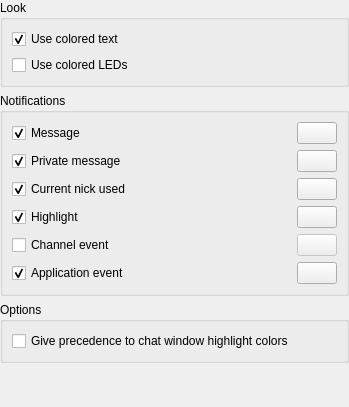
<ui version="4.0" >
 <class>TabNotifications_Config</class>
 <widget class="QWidget" name="TabNotifications_Config" >
  <property name="geometry" >
   <rect>
    <x>0</x>
    <y>0</y>
    <width>349</width>
    <height>407</height>
   </rect>
  </property>
  <layout class="QVBoxLayout" >
   <property name="margin" >
    <number>0</number>
   </property>
   <item>
    <widget class="QGroupBox" name="groupBox4" >
     <property name="title" >
      <string>Look</string>
     </property>
     <layout class="QGridLayout" >
      <item row="0" column="0" >
       <widget class="QCheckBox" name="kcfg_TabNotificationsText" >
        <property name="text" >
         <string>Use colored text</string>
        </property>
        <property name="checked" >
         <bool>true</bool>
        </property>
       </widget>
      </item>
      <item row="1" column="0" >
       <widget class="QCheckBox" name="kcfg_TabNotificationsLeds" >
        <property name="text" >
         <string>Use colored LEDs</string>
        </property>
       </widget>
      </item>
     </layout>
    </widget>
   </item>
   <item>
    <widget class="QGroupBox" name="groupBox5" >
     <property name="title" >
      <string>Notifications</string>
     </property>
     <layout class="QGridLayout" >
      <item row="5" column="0" colspan="3" >
       <widget class="QCheckBox" name="kcfg_TabNotificationsSystem" >
        <property name="whatsThis" >
         <string>Application events occur in Konsole tabs, the DCC Status tab and other application tabs not used directly for chatting.</string>
        </property>
        <property name="text" >
         <string>Application event</string>
        </property>
        <property name="checked" >
         <bool>true</bool>
        </property>
       </widget>
      </item>
      <item row="5" column="3" >
       <spacer name="spacer45_2" >
        <property name="orientation" >
         <enum>Qt::Horizontal</enum>
        </property>
        <property name="sizeType" >
         <enum>QSizePolicy::Expanding</enum>
        </property>
        <property name="sizeHint" stdset="0" >
         <size>
          <width>50</width>
          <height>21</height>
         </size>
        </property>
       </spacer>
      </item>
      <item row="5" column="4" >
       <widget class="KColorButton" name="kcfg_TabNotificationsSystemColor" >
        <property name="text" >
         <string/>
        </property>
       </widget>
      </item>
      <item row="0" column="0" >
       <widget class="QCheckBox" name="kcfg_TabNotificationsMsgs" >
        <property name="text" >
         <string>Message</string>
        </property>
        <property name="checked" >
         <bool>true</bool>
        </property>
       </widget>
      </item>
      <item row="0" column="1" colspan="3" >
       <spacer name="spacer42" >
        <property name="orientation" >
         <enum>Qt::Horizontal</enum>
        </property>
        <property name="sizeType" >
         <enum>QSizePolicy::Expanding</enum>
        </property>
        <property name="sizeHint" stdset="0" >
         <size>
          <width>50</width>
          <height>21</height>
         </size>
        </property>
       </spacer>
      </item>
      <item row="0" column="4" >
       <widget class="KColorButton" name="kcfg_TabNotificationsMsgsColor" >
        <property name="text" >
         <string/>
        </property>
        <property name="defaultColor" >
         <color>
          <red>0</red>
          <green>0</green>
          <blue>0</blue>
         </color>
        </property>
       </widget>
      </item>
      <item row="1" column="3" >
       <spacer name="spacer42_2" >
        <property name="orientation" >
         <enum>Qt::Horizontal</enum>
        </property>
        <property name="sizeType" >
         <enum>QSizePolicy::Expanding</enum>
        </property>
        <property name="sizeHint" stdset="0" >
         <size>
          <width>60</width>
          <height>21</height>
         </size>
        </property>
       </spacer>
      </item>
      <item row="1" column="0" colspan="3" >
       <widget class="QCheckBox" name="kcfg_TabNotificationsPrivate" >
        <property name="text" >
         <string>Private message</string>
        </property>
        <property name="checked" >
         <bool>true</bool>
        </property>
       </widget>
      </item>
      <item row="1" column="4" >
       <widget class="KColorButton" name="kcfg_TabNotificationsPrivateColor" >
        <property name="text" >
         <string/>
        </property>
        <property name="defaultColor" >
         <color>
          <red>0</red>
          <green>0</green>
          <blue>0</blue>
         </color>
        </property>
       </widget>
      </item>
      <item row="2" column="0" colspan="3" >
       <widget class="QCheckBox" name="kcfg_TabNotificationsNick" >
        <property name="text" >
         <string>Current nick used</string>
        </property>
        <property name="checked" >
         <bool>true</bool>
        </property>
       </widget>
      </item>
      <item row="2" column="3" >
       <spacer name="spacer44" >
        <property name="orientation" >
         <enum>Qt::Horizontal</enum>
        </property>
        <property name="sizeType" >
         <enum>QSizePolicy::Expanding</enum>
        </property>
        <property name="sizeHint" stdset="0" >
         <size>
          <width>50</width>
          <height>20</height>
         </size>
        </property>
       </spacer>
      </item>
      <item row="3" column="1" colspan="3" >
       <spacer name="spacer45" >
        <property name="orientation" >
         <enum>Qt::Horizontal</enum>
        </property>
        <property name="sizeType" >
         <enum>QSizePolicy::Expanding</enum>
        </property>
        <property name="sizeHint" stdset="0" >
         <size>
          <width>50</width>
          <height>21</height>
         </size>
        </property>
       </spacer>
      </item>
      <item row="2" column="4" >
       <widget class="KColorButton" name="kcfg_TabNotificationsNickColor" >
        <property name="text" >
         <string/>
        </property>
       </widget>
      </item>
      <item row="3" column="4" >
       <widget class="KColorButton" name="kcfg_TabNotificationsHighlightsColor" >
        <property name="text" >
         <string/>
        </property>
       </widget>
      </item>
      <item row="4" column="0" colspan="2" >
       <widget class="QCheckBox" name="kcfg_TabNotificationsEvents" >
        <property name="whatsThis" >
         <string>Channel events are mode changes or users joining/leaving a channel.</string>
        </property>
        <property name="text" >
         <string>Channel event</string>
        </property>
        <property name="checked" >
         <bool>false</bool>
        </property>
       </widget>
      </item>
      <item row="3" column="0" >
       <widget class="QCheckBox" name="kcfg_TabNotificationsHighlights" >
        <property name="text" >
         <string>Highlight</string>
        </property>
        <property name="checked" >
         <bool>true</bool>
        </property>
       </widget>
      </item>
      <item row="4" column="2" colspan="2" >
       <spacer name="spacer43" >
        <property name="orientation" >
         <enum>Qt::Horizontal</enum>
        </property>
        <property name="sizeType" >
         <enum>QSizePolicy::Expanding</enum>
        </property>
        <property name="sizeHint" stdset="0" >
         <size>
          <width>50</width>
          <height>20</height>
         </size>
        </property>
       </spacer>
      </item>
      <item row="4" column="4" >
       <widget class="KColorButton" name="kcfg_TabNotificationsEventsColor" >
        <property name="enabled" >
         <bool>false</bool>
        </property>
        <property name="text" >
         <string/>
        </property>
       </widget>
      </item>
     </layout>
    </widget>
   </item>
   <item>
    <widget class="QGroupBox" name="groupBox10" >
     <property name="title" >
      <string>Options</string>
     </property>
     <layout class="QGridLayout" >
      <item row="0" column="0" >
       <widget class="QCheckBox" name="kcfg_TabNotificationsOverride" >
        <property name="whatsThis" >
         <string>If you select this, the colors you chose in the Highlights preferences page will override the colors for "Current nick used" and "Highlight".</string>
        </property>
        <property name="text" >
         <string>Give precedence to chat window highlight colors</string>
        </property>
       </widget>
      </item>
     </layout>
    </widget>
   </item>
   <item>
    <spacer name="spacer47" >
     <property name="orientation" >
      <enum>Qt::Vertical</enum>
     </property>
     <property name="sizeType" >
      <enum>QSizePolicy::Expanding</enum>
     </property>
     <property name="sizeHint" stdset="0" >
      <size>
       <width>21</width>
       <height>60</height>
      </size>
     </property>
    </spacer>
   </item>
  </layout>
 </widget>
 <customwidgets>
  <customwidget>
   <class>KColorButton</class>
   <extends>QPushButton</extends>
   <header>kcolorbutton.h</header>
  </customwidget>
 </customwidgets>
 <tabstops>
  <tabstop>kcfg_TabNotificationsText</tabstop>
  <tabstop>kcfg_TabNotificationsLeds</tabstop>
  <tabstop>kcfg_TabNotificationsMsgs</tabstop>
  <tabstop>kcfg_TabNotificationsMsgsColor</tabstop>
  <tabstop>kcfg_TabNotificationsPrivate</tabstop>
  <tabstop>kcfg_TabNotificationsPrivateColor</tabstop>
  <tabstop>kcfg_TabNotificationsNick</tabstop>
  <tabstop>kcfg_TabNotificationsNickColor</tabstop>
  <tabstop>kcfg_TabNotificationsHighlights</tabstop>
  <tabstop>kcfg_TabNotificationsHighlightsColor</tabstop>
  <tabstop>kcfg_TabNotificationsEvents</tabstop>
  <tabstop>kcfg_TabNotificationsEventsColor</tabstop>
  <tabstop>kcfg_TabNotificationsSystem</tabstop>
  <tabstop>kcfg_TabNotificationsSystemColor</tabstop>
  <tabstop>kcfg_TabNotificationsOverride</tabstop>
 </tabstops>
 <includes>
  <include location="local" >kcolorbutton.h</include>
  <include location="local" >kcolorbutton.h</include>
  <include location="local" >kcolorbutton.h</include>
  <include location="local" >kcolorbutton.h</include>
  <include location="local" >kcolorbutton.h</include>
  <include location="local" >kcolorbutton.h</include>
 </includes>
 <resources/>
 <connections>
  <connection>
   <sender>kcfg_TabNotificationsMsgs</sender>
   <signal>toggled(bool)</signal>
   <receiver>kcfg_TabNotificationsMsgsColor</receiver>
   <slot>setEnabled(bool)</slot>
   <hints>
    <hint type="sourcelabel" >
     <x>20</x>
     <y>20</y>
    </hint>
    <hint type="destinationlabel" >
     <x>20</x>
     <y>20</y>
    </hint>
   </hints>
  </connection>
  <connection>
   <sender>kcfg_TabNotificationsEvents</sender>
   <signal>toggled(bool)</signal>
   <receiver>kcfg_TabNotificationsEventsColor</receiver>
   <slot>setEnabled(bool)</slot>
   <hints>
    <hint type="sourcelabel" >
     <x>20</x>
     <y>20</y>
    </hint>
    <hint type="destinationlabel" >
     <x>20</x>
     <y>20</y>
    </hint>
   </hints>
  </connection>
  <connection>
   <sender>kcfg_TabNotificationsNick</sender>
   <signal>toggled(bool)</signal>
   <receiver>kcfg_TabNotificationsNickColor</receiver>
   <slot>setEnabled(bool)</slot>
   <hints>
    <hint type="sourcelabel" >
     <x>20</x>
     <y>20</y>
    </hint>
    <hint type="destinationlabel" >
     <x>20</x>
     <y>20</y>
    </hint>
   </hints>
  </connection>
  <connection>
   <sender>kcfg_TabNotificationsHighlights</sender>
   <signal>toggled(bool)</signal>
   <receiver>kcfg_TabNotificationsHighlightsColor</receiver>
   <slot>setEnabled(bool)</slot>
   <hints>
    <hint type="sourcelabel" >
     <x>20</x>
     <y>20</y>
    </hint>
    <hint type="destinationlabel" >
     <x>20</x>
     <y>20</y>
    </hint>
   </hints>
  </connection>
  <connection>
   <sender>kcfg_TabNotificationsSystem</sender>
   <signal>toggled(bool)</signal>
   <receiver>kcfg_TabNotificationsSystemColor</receiver>
   <slot>setEnabled(bool)</slot>
   <hints>
    <hint type="sourcelabel" >
     <x>20</x>
     <y>20</y>
    </hint>
    <hint type="destinationlabel" >
     <x>20</x>
     <y>20</y>
    </hint>
   </hints>
  </connection>
 </connections>
</ui>
